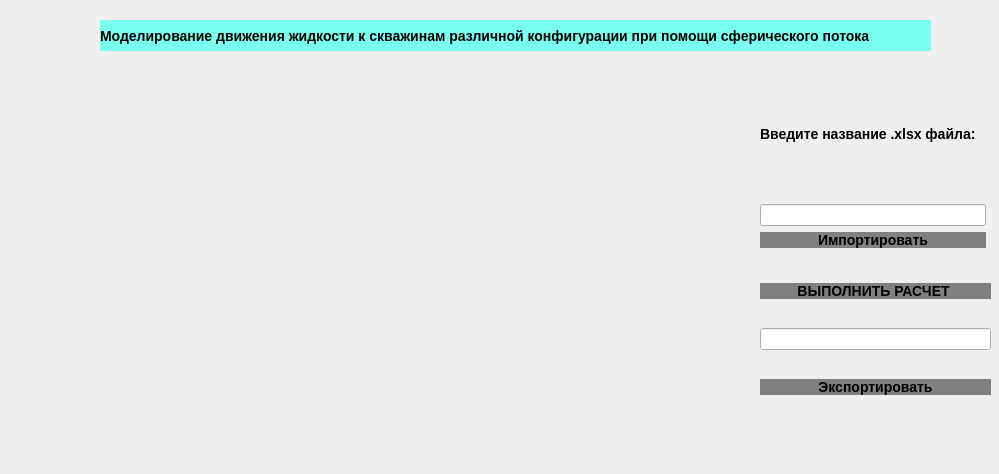
<?xml version="1.0" encoding="UTF-8"?>
<ui version="4.0">
 <class>sphere_filtration</class>
 <widget class="QWidget" name="sphere_filtration">
  <property name="enabled">
   <bool>true</bool>
  </property>
  <property name="geometry">
   <rect>
    <x>0</x>
    <y>0</y>
    <width>999</width>
    <height>474</height>
   </rect>
  </property>
  <property name="windowTitle">
   <string>Form</string>
  </property>
  <property name="styleSheet">
   <string notr="true">
QPushButton{
background-color: grey;
width:100px;
length:200px;
font-size: 14px;
font-weight:bold;
border:none;
text-align:center;
}
QPushButton:hover{
background-color:silver;
}
QPushButton:pressed{
background-color:rgb(96, 255, 39);
}
QLabel{

width:100px;
length:200px;
font-size: 14px;
font-weight:bold;
border:none;
text-align:center;
}

QTextEdit{
width:100px;
length:200px;
font-size: 14px;
}
</string>
  </property>
  <widget class="QLabel" name="label">
   <property name="geometry">
    <rect>
     <x>20</x>
     <y>70</y>
     <width>711</width>
     <height>391</height>
    </rect>
   </property>
   <property name="styleSheet">
    <string notr="true"/>
   </property>
   <property name="text">
    <string/>
   </property>
   <property name="pixmap">
    <pixmap>spheres.png</pixmap>
   </property>
  </widget>
  <widget class="QWidget" name="verticalLayoutWidget">
   <property name="geometry">
    <rect>
     <x>760</x>
     <y>70</y>
     <width>226</width>
     <height>178</height>
    </rect>
   </property>
   <layout class="QVBoxLayout" name="verticalLayout">
    <item>
     <widget class="QLabel" name="label_2">
      <property name="layoutDirection">
       <enum>Qt::LeftToRight</enum>
      </property>
      <property name="text">
       <string>Введите название .xlsx файла:</string>
      </property>
     </widget>
    </item>
    <item>
     <widget class="QLineEdit" name="lineEdit"/>
    </item>
    <item>
     <widget class="QPushButton" name="pushButton">
      <property name="layoutDirection">
       <enum>Qt::LeftToRight</enum>
      </property>
      <property name="text">
       <string>Импортировать</string>
      </property>
     </widget>
    </item>
   </layout>
  </widget>
  <widget class="QWidget" name="verticalLayoutWidget_2">
   <property name="geometry">
    <rect>
     <x>760</x>
     <y>260</y>
     <width>231</width>
     <height>159</height>
    </rect>
   </property>
   <layout class="QVBoxLayout" name="verticalLayout_2">
    <item>
     <widget class="QPushButton" name="pushButton_2">
      <property name="text">
       <string>ВЫПОЛНИТЬ РАСЧЕТ </string>
      </property>
     </widget>
    </item>
    <item>
     <widget class="QLineEdit" name="lineEdit_2"/>
    </item>
    <item>
     <widget class="QPushButton" name="pushButton_3">
      <property name="text">
       <string>Экспортировать</string>
      </property>
     </widget>
    </item>
   </layout>
  </widget>
  <widget class="QLabel" name="label_3">
   <property name="geometry">
    <rect>
     <x>100</x>
     <y>20</y>
     <width>831</width>
     <height>31</height>
    </rect>
   </property>
   <property name="styleSheet">
    <string notr="true">background-color: rgb(121, 255, 239)</string>
   </property>
   <property name="text">
    <string>Моделирование движения жидкости к скважинам различной конфигурации при помощи сферического потока</string>
   </property>
  </widget>
 </widget>
 <resources/>
 <connections/>
</ui>
